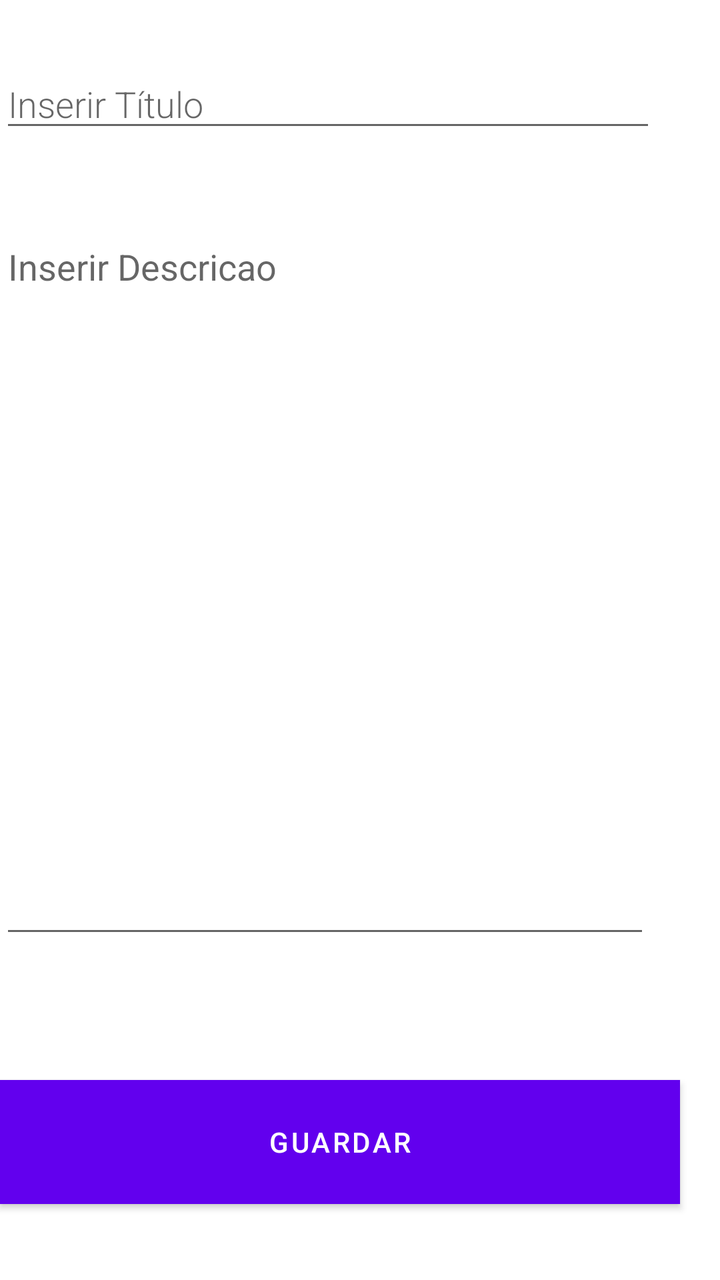
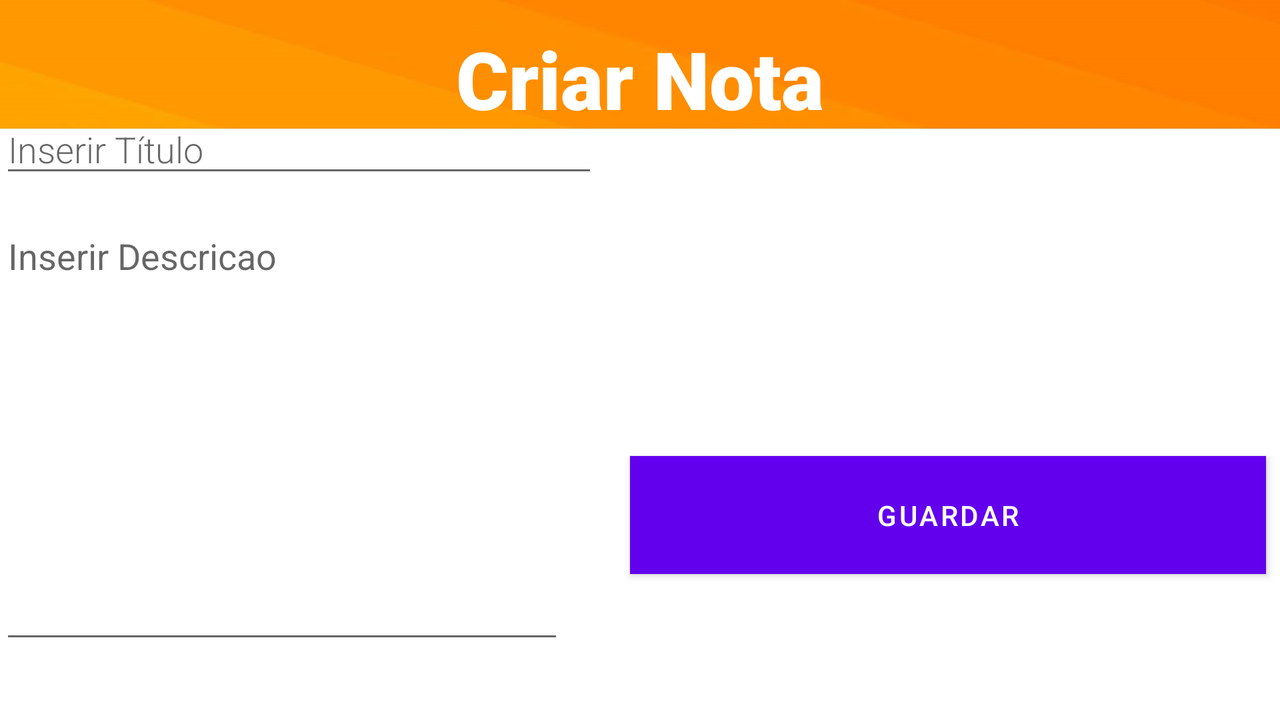

Compare how this app lays out the same screen by default and in its alternative resource folder. The renders come first, then the two layout files and the values they reference.
<!-- AndroidManifest.xml: application theme Theme.COMMOVTP1 -->
<!-- res/layout/activity_main.xml -->
<?xml version="1.0" encoding="utf-8"?>
<RelativeLayout xmlns:android="http://schemas.android.com/apk/res/android"
    android:orientation="vertical"
    android:layout_width="match_parent"
    android:layout_height="match_parent">

    <EditText
        android:id="@+id/city"
        android:layout_width="344dp"
        android:layout_height="wrap_content"
        android:layout_above="@+id/country"
        android:layout_alignParentEnd="true"
        android:layout_alignParentRight="true"
        android:layout_centerHorizontal="true"
        android:layout_marginEnd="32dp"
        android:layout_marginRight="32dp"
        android:layout_marginBottom="40dp"
        android:fontFamily="sans-serif-light"
        android:hint="@string/insertTitulo"
        android:inputType="textAutoComplete"
        android:textSize="18sp" />

    <EditText
        android:id="@+id/country"
        android:layout_width="341dp"
        android:layout_height="363dp"
        android:layout_above="@+id/button_save"
        android:layout_alignParentEnd="true"
        android:layout_alignParentRight="true"
        android:layout_centerHorizontal="true"
        android:layout_marginEnd="35dp"
        android:layout_marginRight="35dp"
        android:layout_marginBottom="66dp"
        android:ems="10"
        android:gravity="start|top"
        android:hint="@string/insertDescricao"
        android:inputType="textMultiLine" />

    <Button
        android:id="@+id/button_save"
        android:layout_width="374dp"
        android:layout_height="62dp"
        android:layout_alignParentEnd="true"
        android:layout_alignParentRight="true"
        android:layout_alignParentBottom="true"
        android:layout_centerHorizontal="true"
        android:layout_marginEnd="20dp"
        android:layout_marginRight="20dp"
        android:layout_marginBottom="38dp"
        android:background="@color/purple_700"
        android:text="@string/guardar" />

</RelativeLayout>
<!-- resources referenced by this layout -->
<resources>
  <color name="purple_700">#CC9600</color>
  <string name="guardar">Guardar</string>
  <string name="insertDescricao">Inserir Descricao</string>
  <string name="insertTitulo">Inserir Título</string>
  <style name="Theme.COMMOVTP1" parent="Theme.MaterialComponents.DayNight.NoActionBar">
          
          <item name="colorPrimary">@color/purple_500</item>
          <item name="colorPrimaryVariant">@color/purple_700</item>
          <item name="colorOnPrimary">@color/white</item>
          
          <item name="colorSecondary">@color/teal_200</item>
          <item name="colorSecondaryVariant">@color/teal_700</item>
          <item name="colorOnSecondary">@color/black</item>
          
          <item name="android:statusBarColor" tools:targetApi="l">?attr/colorPrimaryVariant</item>
          
      </style>
  <color name="purple_500">#FF6200EE</color>
  <color name="white">#FFFFFFFF</color>
  <color name="teal_200">#FF03DAC5</color>
  <color name="teal_700">#FF018786</color>
  <color name="black">#FF000000</color>
</resources>
<!-- res/layout-land/activity_main.xml (the repository's variant of the layout above) -->
<!-- drawn on the phone turned sideways -->
<?xml version="1.0" encoding="utf-8"?>
<RelativeLayout xmlns:android="http://schemas.android.com/apk/res/android"
    xmlns:app="http://schemas.android.com/apk/res-auto"
    xmlns:tools="http://schemas.android.com/tools"
    android:layout_width="match_parent"
    android:layout_height="match_parent"
    android:background="@drawable/novo_gradient"
    android:orientation="vertical"
    tools:context=".MainActivity">

    <TextView
        android:id="@+id/textView"
        android:layout_width="wrap_content"
        android:layout_height="82dp"
        android:layout_alignParentTop="true"
        android:layout_centerHorizontal="true"
        android:layout_marginStart="14dp"
        android:layout_marginLeft="14dp"
        android:layout_marginTop="-2dp"

        android:layout_marginEnd="159dp"
        android:layout_marginRight="159dp"
        android:fontFamily="sans-serif-black"
        android:gravity="center"
        android:text="@string/adicionar_nota"
        android:textAppearance="@style/TextAppearance.AppCompat.Large"
        android:textColor="@color/buttonLabel"
        android:textSize="40sp" />

    <EditText
        android:id="@+id/city"
        android:layout_width="368dp"
        android:layout_height="wrap_content"
        android:layout_above="@+id/country"
        android:layout_alignParentEnd="true"
        android:layout_alignParentRight="true"
        android:layout_centerHorizontal="true"
        android:layout_marginEnd="341dp"
        android:layout_marginRight="341dp"
        android:layout_marginBottom="12dp"
        android:fontFamily="sans-serif-light"
        android:hint="@string/insertTitulo"
        android:inputType="textAutoComplete"
        android:textSize="18sp" />

    <EditText
        android:id="@+id/country"
        android:layout_width="351dp"
        android:layout_height="221dp"
        android:layout_above="@+id/button_save"
        android:layout_alignParentEnd="true"
        android:layout_alignParentRight="true"
        android:layout_centerHorizontal="true"
        android:layout_marginEnd="358dp"
        android:layout_marginRight="358dp"
        android:layout_marginBottom="-99dp"
        android:ems="10"
        android:gravity="start|top"
        android:hint="@string/insertDescricao"
        android:inputType="textMultiLine" />

    <Button
        android:id="@+id/button_save"
        android:layout_width="318dp"
        android:layout_height="59dp"
        android:layout_alignParentEnd="true"
        android:layout_alignParentRight="true"
        android:layout_alignParentBottom="true"
        android:layout_centerHorizontal="true"
        android:layout_marginEnd="7dp"
        android:layout_marginRight="7dp"
        android:layout_marginBottom="73dp"
        android:background="@color/purple_700"
        android:text="@string/guardar" />

    <Button
        android:id="@+id/button_back"
        android:layout_width="85dp"
        android:layout_height="63dp"
        android:layout_alignTop="@+id/textView"
        android:layout_alignBottom="@+id/textView"
        android:layout_alignParentStart="true"
        android:layout_alignParentLeft="true"
        android:layout_marginStart="28dp"
        android:layout_marginLeft="28dp"
        android:layout_marginTop="10dp"
        android:layout_marginEnd="174dp"
        android:layout_marginRight="174dp"
        android:layout_marginBottom="9dp"
        android:layout_toStartOf="@+id/textView"
        android:layout_toLeftOf="@+id/textView"
        android:background="@drawable/ic_baseline_arrow_back_ios_24"
        android:src="@drawable/ic_baseline_arrow_back_ios_24"
        app:backgroundTint="@color/white"
        app:layout_constraintStart_toStartOf="parent"
        app:layout_constraintTop_toTopOf="@+id/textView"
        app:layout_constraintVertical_bias="0.0" />

</RelativeLayout>
<!-- resources referenced by the variant -->
<!-- as the phone turned sideways resolves them -->
<resources>
  <color name="buttonLabel">#FFFFFF</color>
  <color name="purple_700">#CC9600</color>
  <color name="white">#FFFFFFFF</color>
  <!-- drawable novo_gradient: jpg bitmap (drawable, 17312 bytes) -->
  <string name="adicionar_nota">Criar Nota</string>
  <string name="guardar">Guardar</string>
  <string name="insertDescricao">Inserir Descricao</string>
  <string name="insertTitulo">Inserir Título</string>
  <style name="Theme.COMMOVTP1" parent="Theme.MaterialComponents.DayNight.NoActionBar">
          
          <item name="colorPrimary">@color/purple_500</item>
          <item name="colorPrimaryVariant">@color/purple_700</item>
          <item name="colorOnPrimary">@color/white</item>
          
          <item name="colorSecondary">@color/teal_200</item>
          <item name="colorSecondaryVariant">@color/teal_700</item>
          <item name="colorOnSecondary">@color/black</item>
          
          <item name="android:statusBarColor" tools:targetApi="l">?attr/colorPrimaryVariant</item>
          
      </style>
  <color name="purple_500">#FF6200EE</color>
  <color name="teal_200">#FF03DAC5</color>
  <color name="teal_700">#FF018786</color>
  <color name="black">#FF000000</color>
</resources>
